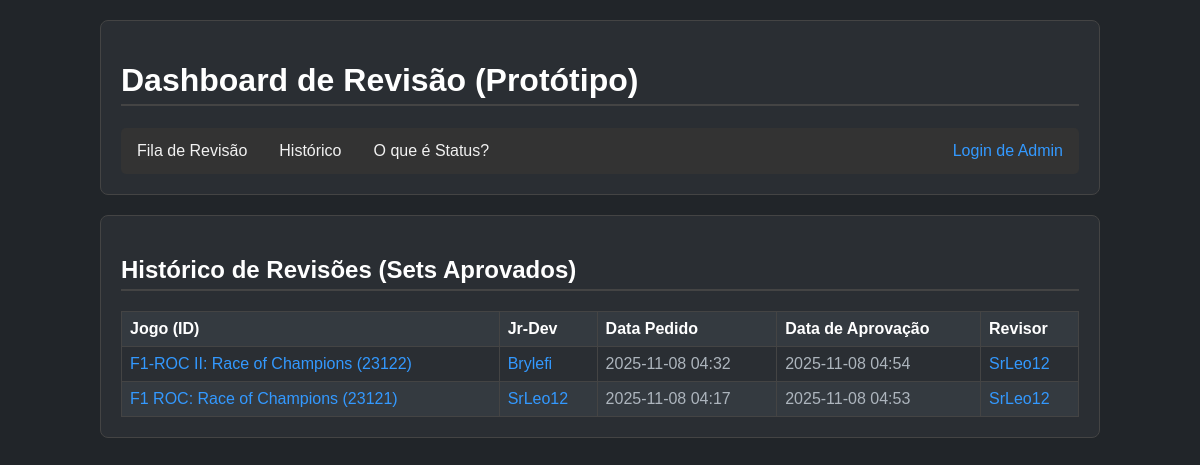
The app's page /history with its own data.
### tables this page shows
CREATE TABLE review_queue (
    id INTEGER PRIMARY KEY AUTOINCREMENT,
    game_id INTEGER NOT NULL,
    game_name TEXT NOT NULL,
    developer_username TEXT NOT NULL,
    
    date_requested TIMESTAMP NOT NULL,
    
    date_last_updated TIMESTAMP NOT NULL,
    
    date_approved TIMESTAMP, 
    status TEXT NOT NULL DEFAULT 'Pending',
    reviewer_username TEXT
);

### app.py (the view)
@app.route('/history')
def history():
    db = get_db()
    queue_items = db.execute(
        "SELECT * FROM review_queue WHERE status = 'Approved' ORDER BY date_requested DESC"
    ).fetchall()
    return render_template('history.html', queue=queue_items)

### app.py (called while the page is built)
def get_db():
    db = getattr(g, '_database', None)
    if db is None:
        db = g._database = sqlite3.connect(DATABASE)
        db.row_factory = sqlite3.Row
    return db

@app.teardown_appcontext
def close_connection(exception):
    db = getattr(g, '_database', None)
    if db is not None:
        db.close()

### templates/history.html (shortened to what this page needs)
{% extends "layout.html" %}
{% block content %}
    <h2>Histórico de Revisões (Sets Aprovados)</h2>
    <table>
        <thead>
            <tr>
                <th>Jogo (ID)</th>
                <th>Jr-Dev</th>
                <th>Data Pedido</th>
                <th>Data de Aprovação</th> <th>Revisor</th>
            </tr>
        </thead>
        <tbody>
            {% if not queue %}
                <tr>
                    <td colspan="5" style="text-align: center;">Nenhum set foi aprovado ainda.</td>
                </tr>
            {% else %}
                {% for item in queue %}
                    <tr>
                        <td>
                            <a href="https://retroachievements.org/game/{{ item['game_id'] }}" target="_blank">
                                {{ item['game_name'] }} ({{ item['game_id'] }})
                            </a>
                        </td>
                        <td><a href="https://retroachievements.org/user/{{ item['developer_username'] }}" target="_blank">{{ item['developer_username'] }}</a></td>
                        <td>{{ item['date_requested'] }}</td>
                        <td>{{ item['date_approved'] or 'N/A' }}</td>
                        <td>
                            {% if item['reviewer_username'] %}
                                <a href="https://retroachievements.org/user/{{ item['reviewer_username'] }}" target="_blank">{{ item['reviewer_username'] }}</a>
                            {% else %}
                                --
                            {% endif %}
                        </td>
                    </tr>
                {% endfor %}
            {% endif %}
        </tbody>
    </table>
{% endblock %}

### static/style.css (style rules this page uses)
body { font-family: Arial, sans-serif; background-color: #212529; color: #adb5bd; margin: 0; padding: 20px; }
h1, h2, h3 { color: #ffffff; border-bottom: 2px solid #444; padding-bottom: 5px; }
a { color: #3399ff; text-decoration: none; }
table { border-collapse: collapse; width: 100%; margin-top: 20px; }
th, td { border: 1px solid #444; padding: 8px; text-align: left; }
th { background-color: #343a40; color: #fff; }
tbody tr:nth-child(even) { background-color: #343a40; }

### records on screen
review_queue: game_name "F1-ROC II: Race of Champions", game_id "23122", developer_username "Brylefi", date_requested "2025-11-08 04:32", date_approved "2025-11-08 04:54", reviewer_username "SrLeo12"
review_queue: game_name "F1 ROC: Race of Champions", game_id "23121", developer_username "SrLeo12", date_requested "2025-11-08 04:17", date_approved "2025-11-08 04:53", reviewer_username "SrLeo12"
